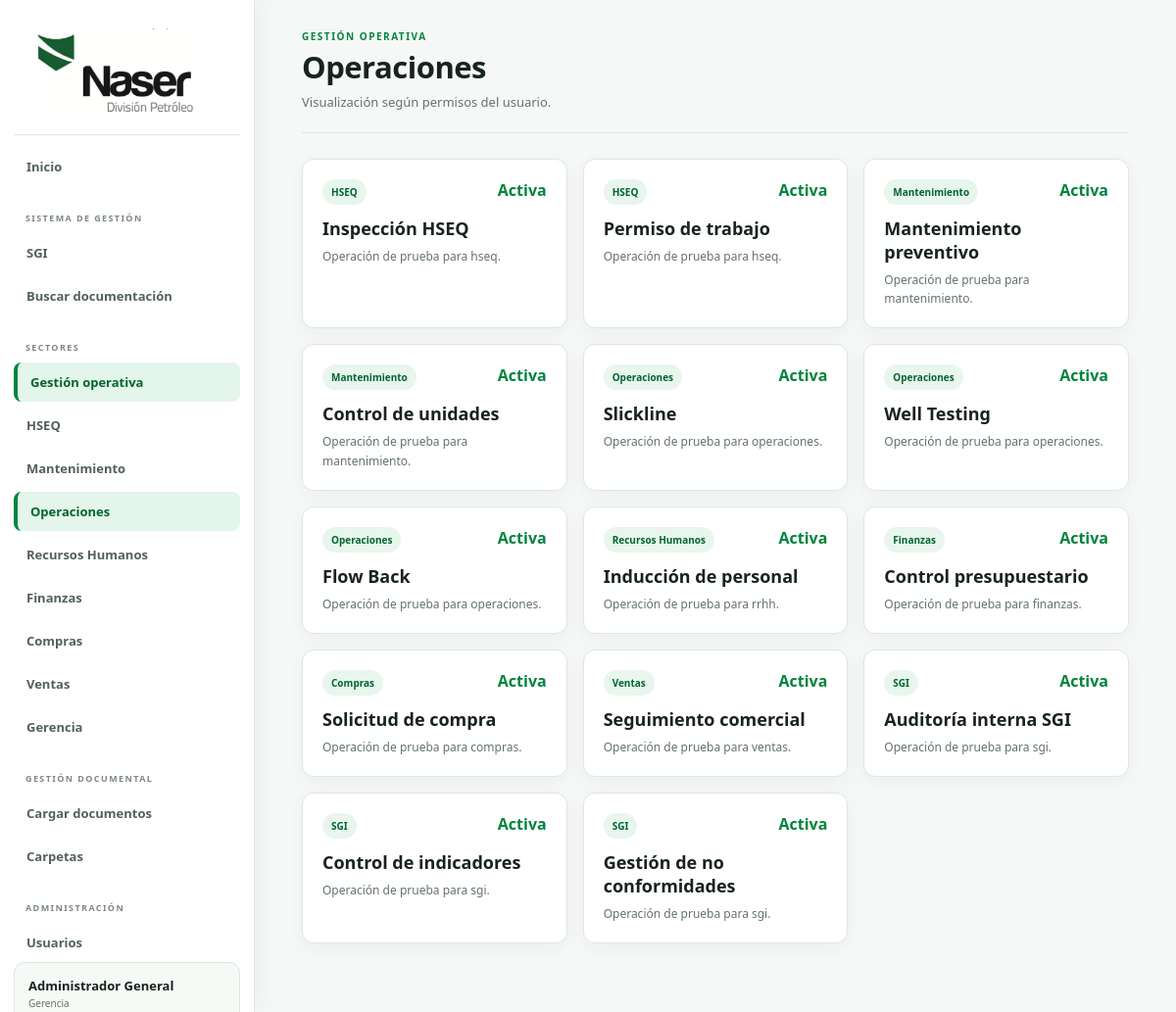
The page /php/operaciones.php (signed in) on the database its author committed.
### tables this page shows
CREATE TABLE sectores(
 id INT AUTO_INCREMENT PRIMARY KEY,
 nombre VARCHAR(100) NOT NULL,
 slug VARCHAR(100) NOT NULL UNIQUE,
 orden INT NOT NULL DEFAULT 0
);

CREATE TABLE operaciones(
 id INT AUTO_INCREMENT PRIMARY KEY,
 sector_id INT NOT NULL,
 nombre VARCHAR(160) NOT NULL,
 descripcion TEXT NULL,
 estado ENUM('activa','inactiva') NOT NULL DEFAULT 'activa',
 orden INT NOT NULL DEFAULT 0,
 FOREIGN KEY(sector_id) REFERENCES sectores(id) ON DELETE CASCADE
);

### php/config/auth.php (called while the page is built, shortened)
<?php
function esAdmin(){return ($_SESSION['rol']??'')==='admin';}
function puedeGestionarDocumentos($pdo){
 if(esAdmin()) return true;
 $st=$pdo->prepare('SELECT 1 FROM usuario_sector WHERE usuario_id=? AND puede_editar=1 LIMIT 1');
 $st->execute([$_SESSION['usuario_id']??0]);
 return (bool)$st->fetchColumn();
}

### php/operaciones.php (the view)
<?php
require __DIR__.'/config/auth.php';requireLogin();require __DIR__.'/config/db.php';require __DIR__.'/config/layout.php';
$rol=$_SESSION['rol']??'';$sector=sectorUsuario($pdo);
if($rol==='admin'){$ops=$pdo->query('SELECT o.*,s.nombre sector FROM operaciones o JOIN sectores s ON s.id=o.sector_id ORDER BY s.orden,o.orden')->fetchAll();}
elseif($sector){$st=$pdo->prepare('SELECT o.*,s.nombre sector FROM operaciones o JOIN sectores s ON s.id=o.sector_id WHERE o.sector_id=? ORDER BY o.orden');$st->execute([$sector['id']]);$ops=$st->fetchAll();}else{$ops=[];}
?><!doctype html><html lang="es"><head><meta charset="utf-8"><link rel="stylesheet" href="../style.css"></head><body><div class="app"><?php sidebar($pdo,'operaciones');?><main class="content"><header class="section-top"><div><p class="eyebrow">GESTIÓN OPERATIVA</p><h1>Operaciones</h1><p>Visualización según permisos del usuario.</p></div></header><section class="operation-grid"><?php if(!$ops):?><div class="empty">No hay operaciones.</div><?php endif;?><?php foreach($ops as $o):?><article class="operation-card"><div class="op-head"><span class="type-badge"><?=htmlspecialchars($o['sector'])?></span><span class="<?=$o['estado']==='activa'?'state-on':'state-off'?>"><?=htmlspecialchars(ucfirst($o['estado']))?></span></div><h3><?=htmlspecialchars($o['nombre'])?></h3><p><?=htmlspecialchars($o['descripcion']??'')?></p></article><?php endforeach;?></section></main></div></body></html>

### php/config/layout.php
<?php
function sidebar($pdo,$active=''){
$rol=$_SESSION['rol']??'';
if($rol==='admin'){$sectores=$pdo->query("SELECT id,nombre,slug FROM sectores WHERE slug<>'sgi' ORDER BY orden")->fetchAll();}
else{$st=$pdo->prepare("SELECT s.id,s.nombre,s.slug FROM usuario_sector us JOIN sectores s ON s.id=us.sector_id WHERE us.usuario_id=? AND us.puede_ver=1 AND s.slug<>'sgi' ORDER BY s.orden");$st->execute([$_SESSION['usuario_id']]);$sectores=$st->fetchAll();}
$puedeDocs=puedeGestionarDocumentos($pdo);
?>
<aside class="sidebar">
<a class="brand-panel" href="/naser/php/dashboard.php"><img src="/naser/img/logo-naser.png" alt="NASER"></a>
<nav class="side-nav">
<a class="<?=$active==='inicio'?'active':''?>" href="/naser/php/dashboard.php">Inicio</a>
<div class="nav-label">SISTEMA DE GESTIÓN</div>
<a class="<?=$active==='sgi'?'active':''?>" href="/naser/php/sgi.php">SGI</a>
<a href="/naser/php/buscar.php">Buscar documentación</a>
<div class="nav-label">SECTORES</div>
<a class="<?=$active==='operaciones'?'active':''?>" href="/naser/php/operaciones.php">Gestión operativa</a>
<?php foreach($sectores as $s):?><a class="<?=$active===$s['slug']?'active':''?>" href="/naser/php/sector.php?sector=<?=urlencode($s['slug'])?>"><?=htmlspecialchars($s['nombre'])?></a><?php endforeach;?>
<?php if($puedeDocs):?><div class="nav-label">GESTIÓN DOCUMENTAL</div><a href="/naser/php/admin/documentos.php">Cargar documentos</a><a href="/naser/php/admin/carpetas.php">Carpetas</a><?php endif;?>
<?php if($rol==='admin'):?><div class="nav-label">ADMINISTRACIÓN</div><a href="/naser/php/admin/usuarios.php">Usuarios</a><?php endif;?>
</nav>
<div class="sidebar-user"><strong><?=htmlspecialchars($_SESSION['nombre'])?></strong><span><?=htmlspecialchars($rol==='admin'?'Gerencia':ucfirst($rol))?></span><a href="/naser/php/logout.php">Cerrar sesión</a></div>
</aside><?php } ?>

### style.css (style rules this page uses)
* { box-sizing:border-box;margin:0;padding:0 }
:root { --green:#00843d;--green-dark:#00652f;--green-soft:#e8f6ee;--green-bg:#f5faf7;--text:#18231d;--muted:#65736b;--border:#dfe7e2;--bg:#f5f8f6;--white:#fff;--shadow:0 8px 24px rgba(18,45,29,.06) }
body { font-family:Segoe UI,Arial,sans-serif;background:var(--bg);color:var(--text) }
a { color:inherit }
.app { min-height:100vh }
.sidebar { position:fixed;inset:0 auto 0 0;width:260px;background:#fff;border-right:1px solid var(--border);padding:18px 14px;display:flex;flex-direction:column;box-shadow:6px 0 24px rgba(22,45,32,.04);overflow:auto }
.brand-panel { display:flex;align-items:center;justify-content:center;min-height:120px;border-bottom:1px solid var(--border);margin-bottom:12px }
.brand-panel img { width:215px;height:98px;object-fit:contain }
.side-nav { display:grid;gap:4px }
.side-nav a { text-decoration:none;color:#526159;padding:11px 13px;border-radius:8px;font-size:13px;font-weight:650;transition:.18s }
.side-nav a.active { background:#e4f5eb;color:var(--green-dark);border-left:4px solid var(--green);font-weight:800 }
.nav-label { margin-top:14px;padding:8px 12px 5px;color:#7d8982;font-size:9px;font-weight:900;letter-spacing:1.4px }
.sidebar-user { margin-top:auto;background:var(--green-bg);border:1px solid var(--border);border-radius:11px;padding:14px }
.sidebar-user strong,.sidebar-user span { display:block }
.sidebar-user strong { font-size:13px }
.sidebar-user span { font-size:10px;color:var(--muted);margin-top:2px }
.content { margin-left:260px;padding:30px 4% 70px }
.topbar,.section-top { display:flex;align-items:flex-start;justify-content:space-between;gap:20px;padding-bottom:22px;margin-bottom:26px;border-bottom:1px solid var(--border) }
.topbar h1,.section-top h1 { font-size:31px;letter-spacing:-.5px;margin:3px 0 6px }
.topbar p,.section-top p { color:var(--muted);font-size:13px }
.eyebrow { color:var(--green)!important;font-size:10px!important;font-weight:900!important;letter-spacing:1.5px!important }
.sector-grid,.operation-grid,.document-grid { display:grid;grid-template-columns:repeat(3,minmax(0,1fr));gap:16px }
.sector-card,.operation-card,.document-card { background:#fff;border:1px solid var(--border);border-radius:12px;padding:20px;box-shadow:0 5px 18px rgba(24,52,36,.045);transition:.18s }
.sector-card h3,.operation-card h3,.document-card h3 { font-size:18px;margin-bottom:7px }
.sector-card p,.operation-card p,.document-card p { color:var(--muted);font-size:12px;line-height:1.6 }
.type-badge { display:inline-block;padding:6px 9px;border-radius:999px;background:var(--green-soft);color:var(--green-dark);font-size:10px;font-weight:800 }
.state-on { color:var(--green);font-weight:800 }
.op-head { display:flex;justify-content:space-between;margin-bottom:12px }

### rows shown on the page
sectores: nombre "HSEQ"
sectores: nombre "Mantenimiento"
sectores: nombre "Operaciones"
sectores: nombre "Recursos Humanos"
sectores: nombre "Finanzas"
sectores: nombre "Compras"
sectores: nombre "Ventas"
sectores: nombre "Gerencia"
operaciones: sector.nombre "HSEQ", estado "Activa", nombre "Inspección HSEQ", descripcion "Operación de prueba para hseq."
operaciones: sector.nombre "HSEQ", estado "Activa", nombre "Permiso de trabajo", descripcion "Operación de prueba para hseq."
operaciones: sector.nombre "Mantenimiento", estado "Activa", nombre "Mantenimiento preventivo", descripcion "Operación de prueba para mantenimiento."
operaciones: sector.nombre "Mantenimiento", estado "Activa", nombre "Control de unidades", descripcion "Operación de prueba para mantenimiento."
operaciones: sector.nombre "Operaciones", estado "Activa", nombre "Slickline", descripcion "Operación de prueba para operaciones."
operaciones: sector.nombre "Operaciones", estado "Activa", nombre "Well Testing", descripcion "Operación de prueba para operaciones."
operaciones: sector.nombre "Operaciones", estado "Activa", nombre "Flow Back", descripcion "Operación de prueba para operaciones."
operaciones: sector.nombre "Recursos Humanos", estado "Activa", nombre "Inducción de personal", descripcion "Operación de prueba para rrhh."
operaciones: sector.nombre "Finanzas", estado "Activa", nombre "Control presupuestario", descripcion "Operación de prueba para finanzas."
operaciones: sector.nombre "Compras", estado "Activa", nombre "Solicitud de compra", descripcion "Operación de prueba para compras."
operaciones: sector.nombre "Ventas", estado "Activa", nombre "Seguimiento comercial", descripcion "Operación de prueba para ventas."
operaciones: sector.nombre "SGI", estado "Activa", nombre "Auditoría interna SGI", descripcion "Operación de prueba para sgi."
operaciones: sector.nombre "SGI", estado "Activa", nombre "Control de indicadores", descripcion "Operación de prueba para sgi."
operaciones: sector.nombre "SGI", estado "Activa", nombre "Gestión de no conformidades", descripcion "Operación de prueba para sgi."

### other values the page prints
$_SESSION['nombre'] "Administrador General"
$rol==='admin'?'Gerencia':ucfirst($rol) "Gerencia"
